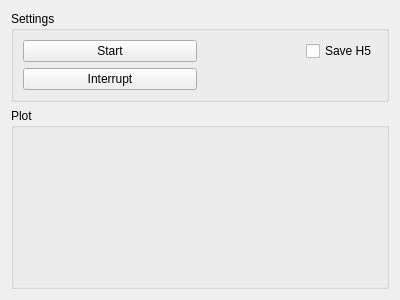
<?xml version="1.0" encoding="UTF-8"?>
<ui version="4.0">
 <class>Form</class>
 <widget class="QWidget" name="Form">
  <property name="geometry">
   <rect>
    <x>0</x>
    <y>0</y>
    <width>400</width>
    <height>300</height>
   </rect>
  </property>
  <property name="windowTitle">
   <string>Form</string>
  </property>
  <layout class="QGridLayout" name="gridLayout_2" rowstretch="0,1">
   <item row="1" column="0">
    <widget class="QGroupBox" name="plot_groupBox">
     <property name="title">
      <string>Plot</string>
     </property>
     <layout class="QVBoxLayout" name="verticalLayout"/>
    </widget>
   </item>
   <item row="0" column="0">
    <widget class="QGroupBox" name="settings_groupBox">
     <property name="title">
      <string>Settings</string>
     </property>
     <layout class="QGridLayout" name="gridLayout">
      <item row="1" column="0">
       <widget class="QPushButton" name="interrupt_pushButton">
        <property name="text">
         <string>Interrupt</string>
        </property>
       </widget>
      </item>
      <item row="0" column="0">
       <widget class="QPushButton" name="start_pushButton">
        <property name="text">
         <string>Start</string>
        </property>
       </widget>
      </item>
      <item row="0" column="1" alignment="Qt::AlignRight">
       <widget class="QCheckBox" name="save_h5_checkBox">
        <property name="text">
         <string>Save H5</string>
        </property>
       </widget>
      </item>
     </layout>
    </widget>
   </item>
  </layout>
 </widget>
 <resources/>
 <connections/>
</ui>
